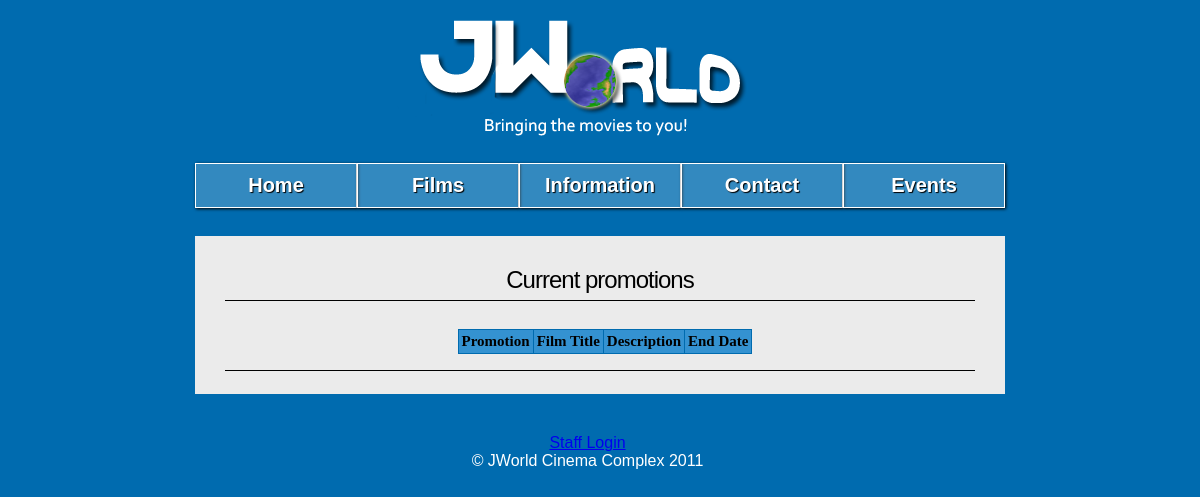
Page /index.php?page=news on the earlier database version.
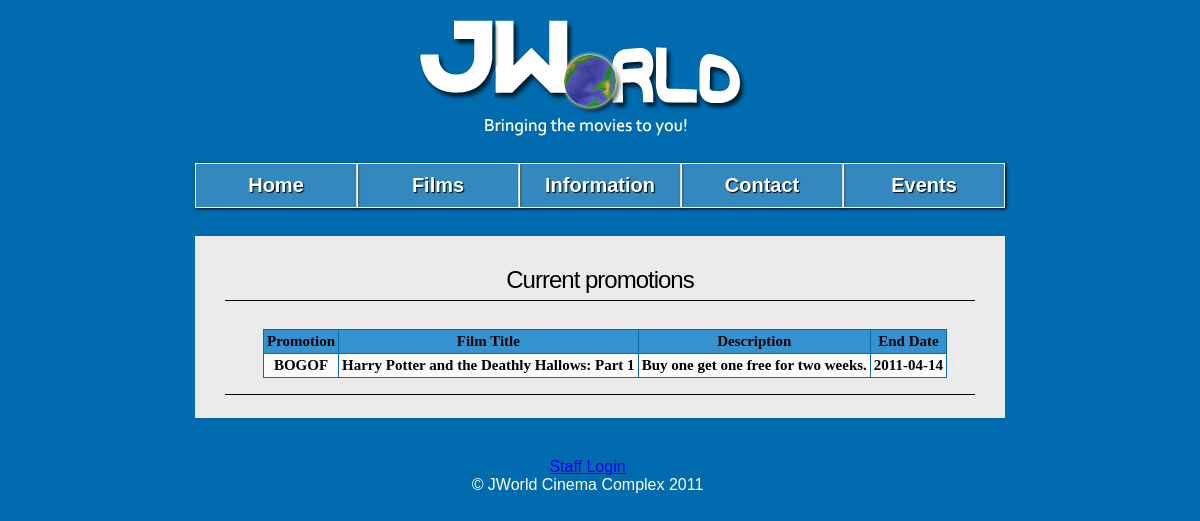
Same page on the later database version.
### tables this page shows
CREATE TABLE promotions (
	promo_id int(11) NOT NULL AUTO_INCREMENT,
	film_ID int(11) NOT NULL,
	promo_name varchar(50) NOT NULL,
	start_date date NOT NULL,
	end_date date NOT NULL,
	description varchar(200) NOT NULL,
	PRIMARY KEY (promo_id),
	FOREIGN KEY (film_ID) REFERENCES films(film_ID) ON DELETE CASCADE ON UPDATE CASCADE
);

CREATE TABLE films (
	film_ID int(11) NOT NULL AUTO_INCREMENT,
	film_title varchar(255) NOT NULL,
	film_year char(4) NOT NULL,
	film_plot text(65535) NOT NULL,
	film_length int(11) NOT NULL,
	film_genre varchar(50) NOT NULL,
	film_rating varchar(5) NOT NULL,
	film_poster varchar(255) NOT NULL,
	imdb_id varchar(50) NOT NULL,
  PRIMARY KEY (film_ID)
);

### res/pages/news.php (the view, shortened to what this page needs)
<?php
$today = date('Y-m-d');
?>
<div id="body">
<h1>Current promotions</h1><p>
	<?php
	$query = "select promo_name, film_title, description, end_date from promotions p, films f where p.film_ID = f.film_ID and p.start_date <= '$today' and p.end_date >= '$today';";
	$result = mysql_query($query) or die(mysql_error());
	echo "<table class=\"table-std\">
	<tr>
	<th>Promotion</th>
	<th>Film Title</th>
	<th>Description</th>
	<th>End Date</th>
	</tr>";
	while($row = mysql_fetch_array($result)){
		echo "<tr>";
		echo "<td>" . $row['promo_name'] . "</td>";
		echo "<td>" . $row['film_title'] . "</td>";
		echo "<td>" . $row['description'] . "</td>";
		echo "<td>" . $row['end_date'] . "</td>";
		echo "</tr>";
	}
	echo "</table>";
	?>
<h2></h2>
</div>

Differences in the rows shown:
now on this page (row edited): promotions: promo_name "BOGOF", film_ID.film_title "Harry Potter and the Deathly Hallows: Part 1", description "Buy one get one free for two weeks.", end_date "2011-04-14"
